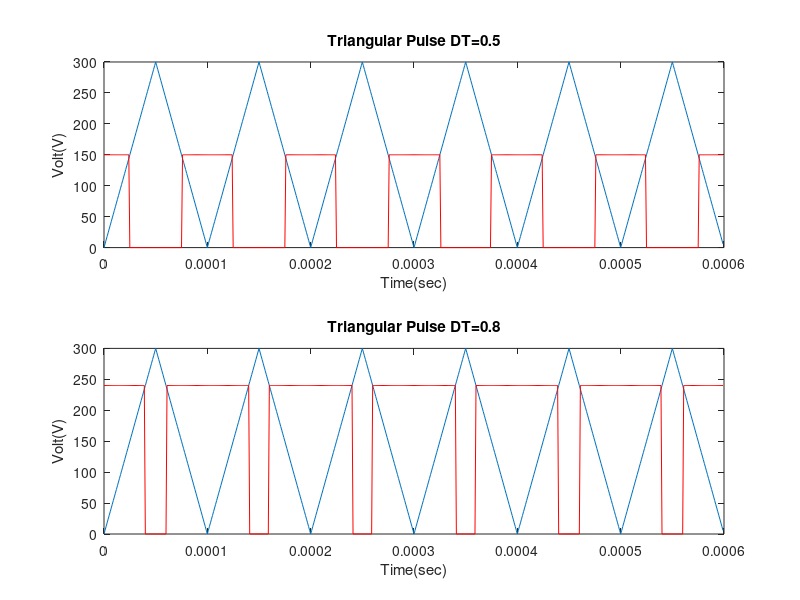
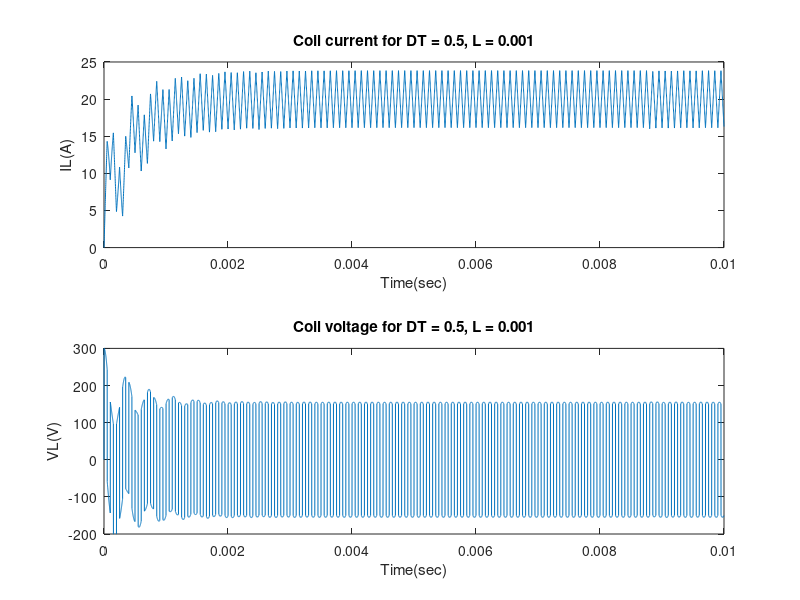
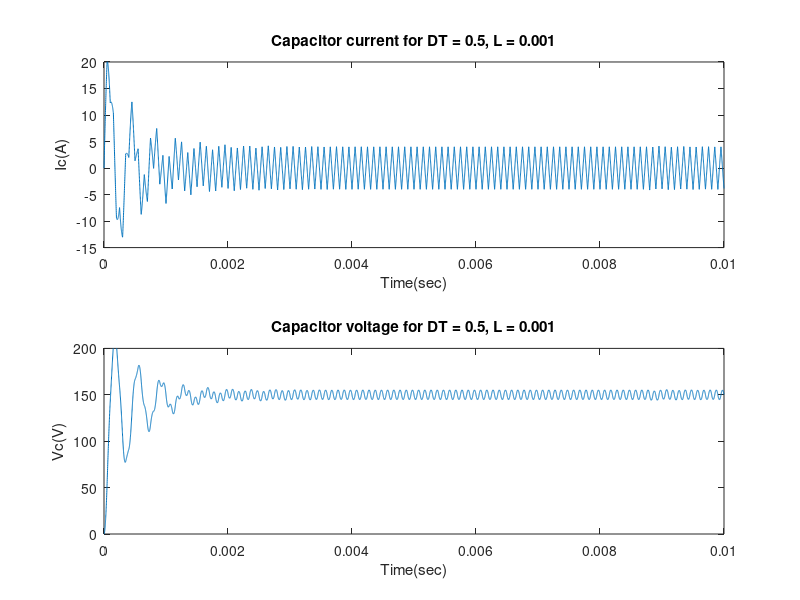
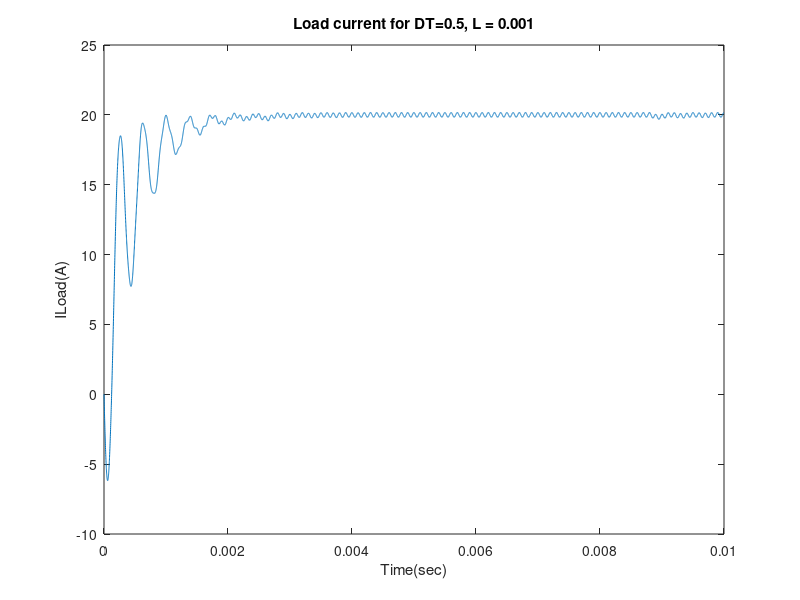

Recreate these plots in MATLAB, in order.
close all;
clear all;
clc;

%% Square pulse generation
Fs = 10000;         
T = 6*1/Fs;
t = 0:1/(100*Fs):T-1/(100*Fs);

pulse_tr = 150*sawtooth(2*pi*Fs*t,0.5)+150;
pulse_1 = 150*ones(600,1);
pulse_2 = 240*ones(600,1);


for i = 1:1:600
    %DT=0.5
    if pulse_tr(i)>= pulse_1(i)
        Vdc_1(i)= 0;
    else
        Vdc_1(i)= pulse_1(i);
    end
    
    %DT=0.8
    if pulse_tr(i)>= pulse_2(i)
        Vdc_2(i)= 0;
    else
        Vdc_2(i)= pulse_2(i);
    end    
end

figure;
subplot(2,1,1);
plot(t,pulse_tr)
hold on;
plot(t,Vdc_1,'r')
title('Triangular Pulse DT=0.5');
xlabel('Time(sec)');
ylabel('Volt(V)');

subplot(2,1,2);
plot(t,pulse_tr)
hold on;
plot(t,Vdc_2,'r')
title('Triangular Pulse DT=0.8');
xlabel('Time(sec)');
ylabel('Volt(V)');

%% DT = 0.5, L = 0.001

%Parameters 
R = 3;          %Resistance
L = 0.0005;     %Inductor
C = 10^(-5);    %Capacitor
L1 = 10^(-3);   %Inductor A 
L2 = 10^(-2);   %Inductor B 
L3 = 10^(-3);   %Inductor C 

%State space model
%Matrixes
A1=[0 0 -1/L1 ; 0 -R/L 1/L ; 1/C -1/C 0 ];
B1=[1/L1 0 ; 0 -1/L ; 0 0];

A2=[0 0 -1/L2 ; 0 -R/L 1/L ; 1/C -1/C 0 ];
B2=[1/L2 0 ; 0 -1/L ; 0 0];

A3=[0 0 -1/L3 ; 0 -R/L 1/L ; 1/C -1/C 0 ];
B3=[1/L3 0 ; 0 -1/L ; 0 0];

%Matrix B for phase 2
B = [0 0 ; 0 -1/L ; 0 0];
%C and D stay the same
C=[1 0 0; 0 1 0; 0 0 1];
D=[0 0 ; 0 0 ; 0 0];


%Phase 1 discrete system
sys1_1 = ss(A1,B1,C,D);
sys1_1_dis=c2d(sys1_1,10^(-6));

A11_dis = sys1_1_dis.A;
B11_dis = sys1_1_dis.B;
C11_dis = sys1_1_dis.C;
D11_dis = sys1_1_dis.D;

%Phase 2 discrete system
sys1_2 = ss(A1,B,C,D);
sys1_2_dis=c2d(sys1_2,10^(-6));

A12_dis = sys1_2_dis.A;
B12_dis = sys1_2_dis.B;
C12_dis = sys1_2_dis.C;
D12_dis = sys1_2_dis.D;

%Initializing everything
V = 90*ones(10000,1);
Vs = 300*ones(10000,1);
Vd = -300*ones(10000,1);
Id = 0*ones(10000,1);
VL = 0*ones(10000,1);
Vc(1)=0;
If(1)=0;
Il(1)=0;
t = 0;

%for-loop
for p = 1:1:10000
   
    if((mod(t,1/Fs))<=1/(Fs*2)) 
        %Phase 1 calculation
        Il(p+1) = A11_dis(1)*Il(p)+ A11_dis(4)*If(p) + A11_dis(7)*Vc(p) + B11_dis(1)*Vs(p) + B11_dis(4)*V(p);
        If(p+1) = A11_dis(2)*Il(p)+ A11_dis(5)*If(p) + A11_dis(8)*Vc(p) + B11_dis(2)*Vs(p) + B11_dis(5)*V(p);
        Vc(p+1) = A11_dis(3)*Il(p)+ A11_dis(6)*If(p) + A11_dis(9)*Vc(p) + B11_dis(3)*Vs(p) + B11_dis(6)*V(p);
        Vd(p+1) = -300;
        Id(p+1) = 0;
        VL(p+1) = Vs(p+1) - Vc(p+1);
    else
        %Phase 2 calculation
        Il(p+1) = A12_dis(1)*Il(p)+ A12_dis(4)*If(p) + A12_dis(7)*Vc(p) + B12_dis(1)*Vs(p) + B12_dis(4)*V(p);
        If(p+1) = A12_dis(2)*Il(p)+ A12_dis(5)*If(p) + A12_dis(8)*Vc(p) + B12_dis(2)*Vs(p) + B12_dis(5)*V(p);
        Vc(p+1) = A12_dis(3)*Il(p)+ A12_dis(6)*If(p) + A12_dis(9)*Vc(p) + B12_dis(3)*Vs(p) + B12_dis(6)*V(p);
        Vd(p+1) = 0;
        Id(p+1) =Il(p+1);
        VL(p+1) = -Vc(p+1); 
    end;
    t= t+ 1/(100*Fs);
 end;

t = 0:1/(100*Fs):10000/(100*Fs);

%Displaying requested plots
figure;
subplot(2,1,1);
plot(t,Il);
title('Coil current for DT = 0.5, L = 0.001');
axis([0 0.01 0 25]);
xlabel('Time(sec)');
ylabel('IL(A)');

subplot(2,1,2);
plot(t,VL);
title('Coil voltage for DT = 0.5, L = 0.001');
axis([0 0.01 -200 300]);
xlabel('Time(sec)');
ylabel('VL(V)');

figure;
subplot(2,1,1);
plot(t,Il-If);
title('Capacitor current for DT = 0.5, L = 0.001');
axis([0 0.01 -15 20]);
xlabel('Time(sec)');
ylabel('Ic(A)');

subplot(2,1,2);
plot(t,Vc);
title('Capacitor voltage for DT = 0.5, L = 0.001');
axis([0 0.01 0 200]);
xlabel('Time(sec)');
ylabel('Vc(V)');

figure;
plot(t,If);
title('Load current for DT=0.5, L = 0.001');
axis([0 0.01 -10 25]);
xlabel('Time(sec)');
ylabel('ILoad(A)');

%% DT = 0.5, L = 0.01 

%State space model
%Phase 1 discrete system
sys2_1 = ss(A2,B2,C,D);
sys2_1_dis=c2d(sys2_1,10^(-6));

A21_dis = sys2_1_dis.A;
B21_dis = sys2_1_dis.B;
C21_dis = sys2_1_dis.C;
D21_dis = sys2_1_dis.D;

%Phase 2 discrete system
sys2_2 = ss(A2,B,C,D);
sys2_2_dis=c2d(sys2_2,10^(-6));

A22_dis = sys2_2_dis.A;
B22_dis = sys2_2_dis.B;
C22_dis = sys2_2_dis.C;
D22_dis = sys2_2_dis.D;

%Initializing
V = 90*ones(20000,1);
Vs = 300*ones(20000,1);
Vd = -300*ones(20000,1);
Id = 0*ones(20000,1);
VL = 0*ones(20000,1);
Vc(1)=0;
If(1)=0;
Il(1)=0;
t = 0;

for p = 1:1:20000   
    if((mod(t,1/Fs))<=1/(Fs*2))
        %Phase 1 calculations
        Il(p+1) = A21_dis(1)*Il(p)+ A21_dis(4)*If(p) + A21_dis(7)*Vc(p) + B21_dis(1)*Vs(p) + B21_dis(4)*V(p);
        If(p+1) = A21_dis(2)*Il(p)+ A21_dis(5)*If(p) + A21_dis(8)*Vc(p) + B21_dis(2)*Vs(p) + B21_dis(5)*V(p);
        Vc(p+1) = A21_dis(3)*Il(p)+ A21_dis(6)*If(p) + A21_dis(9)*Vc(p) + B21_dis(3)*Vs(p) + B21_dis(6)*V(p);
        Vd(p+1) = -300;
        Id(p+1) = 0;
        VL(p+1) = Vs(p+1) - Vc(p+1); 
    else
        %Phase 2 calculations
        Il(p+1) = A22_dis(1)*Il(p)+ A22_dis(4)*If(p) + A22_dis(7)*Vc(p) + B22_dis(1)*Vs(p) + B22_dis(4)*V(p);
        If(p+1) = A22_dis(2)*Il(p)+ A22_dis(5)*If(p) + A22_dis(8)*Vc(p) + B22_dis(2)*Vs(p) + B22_dis(5)*V(p);
        Vc(p+1) = A22_dis(3)*Il(p)+ A22_dis(6)*If(p) + A22_dis(9)*Vc(p) + B22_dis(3)*Vs(p) + B22_dis(6)*V(p);
        Vd(p+1) = 0;
        Id(p+1) =Il(p+1);
        VL(p+1) = -Vc(p+1);
    end;
   t= t+ 1/(100*Fs);
 end;

t = 0:1/(100*Fs):20000/(100*Fs);

%Displaying requested plots
figure;
subplot(2,1,1);
plot(t,Il);
title('Coil current for DT = 0.5, L = 0.01');
axis([0 0.01 0 20]);
xlabel('Time(sec)');
ylabel('IL(A)');

subplot(2,1,2);
plot(t,VL);
title('Coil voltage for DT = 0.5, L = 0.01');
axis([0 0.01 -200 300]);
xlabel('Time(sec)');
ylabel('VL(V)');

figure;
subplot(2,1,1);
plot(t,Il-If);
title('Capacitor current for DT = 0.5, L = 0.01');
axis([0 0.01 -5 10]);
xlabel('Time(sec)');
ylabel('Ic(A)');

subplot(2,1,2);
plot(t,Vc);
title('Capacitor voltage for DT=0.5, L = 0.01');
axis([0 0.01 0 150]);
xlabel('Time(sec)');
ylabel('Vc(V)');

figure;
plot(t,If);
title('Load current for DT = 0.5, L = 0.01');
axis([0 0.01 -10 20]);
xlabel('Time(sec)');
ylabel('ILoad(A)');

%% DT = 0.8, L = 0.001

%State space model
%Phase 1 discrete system
sys3_1 = ss(A3,B3,C,D);
sys3_1_dis=c2d(sys3_1,10^(-6));

A31_dis = sys3_1_dis.A;
B31_dis = sys3_1_dis.B;
C31_dis = sys3_1_dis.C;
D31_dis = sys3_1_dis.D;

%Phase 2 discrete system
sys3_2 = ss(A3,B,C,D);
sys3_2_dis=c2d(sys3_2,10^(-6));

A32_dis = sys3_2_dis.A;
B32_dis = sys3_2_dis.B;
C32_dis = sys3_2_dis.C;
D32_dis = sys3_2_dis.D;

%Initializing
V = 90*ones(20000,1);
Vs = 300*ones(20000,1);
Vd = -300*ones(20000,1);
Id = 0*ones(20000,1);
VL = 0*ones(20000,1);
Vc(1)=0;
If(1)=0;
Il(1)=0;
t = 0;

for p = 1:1:20000
   
    if((mod(t,1/Fs))<=(1/Fs)*0.8)
        %Phase 1 calculations
        Il(p+1) = A31_dis(1)*Il(p)+ A31_dis(4)*If(p) + A31_dis(7)*Vc(p) + B31_dis(1)*Vs(p) + B31_dis(4)*V(p);
        If(p+1) = A31_dis(2)*Il(p)+ A31_dis(5)*If(p) + A31_dis(8)*Vc(p) + B31_dis(2)*Vs(p) + B31_dis(5)*V(p);
        Vc(p+1) = A31_dis(3)*Il(p)+ A31_dis(6)*If(p) + A31_dis(9)*Vc(p) + B31_dis(3)*Vs(p) + B31_dis(6)*V(p);
        Vd(p+1) = -300;
        Id(p+1) = 0;
        VL(p+1) = Vs(p+1) - Vc(p+1);
        
    else
        %Phase 2 calculations
        Il(p+1) = A32_dis(1)*Il(p)+ A32_dis(4)*If(p) + A32_dis(7)*Vc(p) + B32_dis(1)*Vs(p) + B32_dis(4)*V(p);
        If(p+1) = A32_dis(2)*Il(p)+ A32_dis(5)*If(p) + A32_dis(8)*Vc(p) + B32_dis(2)*Vs(p) + B32_dis(5)*V(p);
        Vc(p+1) = A32_dis(3)*Il(p)+ A32_dis(6)*If(p) + A32_dis(9)*Vc(p) + B32_dis(3)*Vs(p) + B32_dis(6)*V(p);
        Vd(p+1) = 0;
        Id(p+1) = Il(p+1);
        VL(p+1) = -Vc(p+1);
    end;
   t= t+ 1/(100*Fs);
 end;

t = 0:1/(100*Fs):20000/(100*Fs);

%Displaying requested plots
figure;
subplot(2,1,1);
plot(t,Il);
title('Coil current for DT = 0.8, L = 0.001');
axis([0 0.01 0 60]);
xlabel('Time(sec)');
ylabel('IL(A)');

subplot(2,1,2);
plot(t,VL);
title('Coil voltage for DT = 0.8, L = 0.001');
axis([0 0.01 -300 350]);
xlabel('Time(sec)');
ylabel('VL(V)');

figure;
subplot(2,1,1);
plot(t,Il-If);
title('Capacitor current for DT = 0.8, L = 0.001');
axis([0 0.01 -20 25]);
xlabel('Time(sec)');
ylabel('Ic(A)');

subplot(2,1,2);
plot(t,Vc);
title('Capacitor voltage for DT = 0.8, L = 0.001');
axis([0 0.01 0 300]);
xlabel('Time(sec)');
ylabel('Vc(V)');

figure;
plot(t,If);
title('Load current for DT = 0.8, L = 0.001');
axis([0 0.01 -10 65]);
xlabel('Time(sec)');
ylabel('ILoad(A)');

